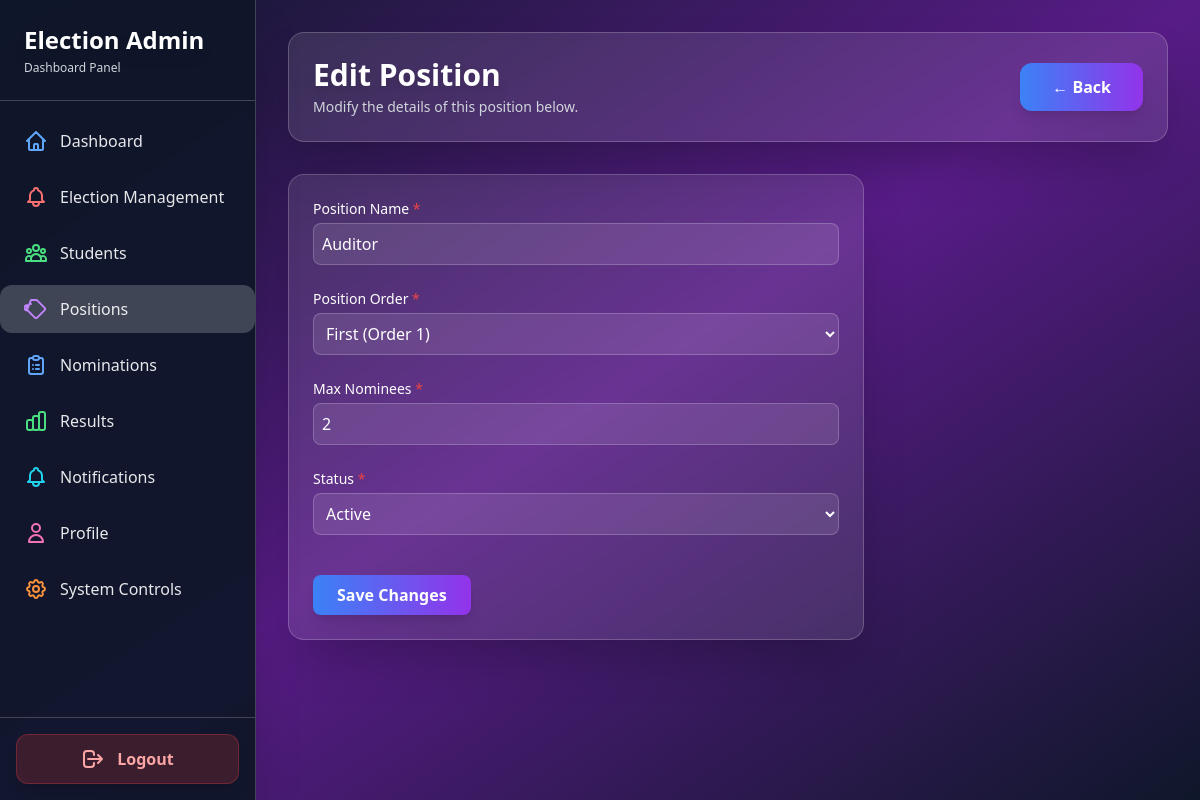
Page /admin/position/edit_position.php?id=40 on the committed database.
### tables this page shows
CREATE TABLE `positions` (
  `id` int(11) UNSIGNED NOT NULL,
  `position_name` varchar(100) NOT NULL,
  `position_order` int(10) UNSIGNED NOT NULL DEFAULT 1,
  `description` text DEFAULT NULL,
  `max_nominees` int(11) DEFAULT 1,
  `status` enum('Active','Inactive') NOT NULL DEFAULT 'Active',
  `created_at` timestamp NOT NULL DEFAULT current_timestamp()
);

### classes/position.php (called while the page is built, shortened)
<?php
require_once __DIR__ . "/../config/database.php";
class Position {
    private $conn;
    public function __construct() {
        $db = new Database();
        $this->conn = $db->connect();
    }
    public function fetchPosition($id) {
        $sql = "SELECT * FROM positions WHERE id = :id";
        $stmt = $this->conn->prepare($sql);
        $stmt->execute([':id' => $id]);
        return $stmt->fetch(PDO::FETCH_ASSOC);
    }
    public function getMaxOrder() {
        $sql = "SELECT MAX(position_order) AS max_order FROM positions";
        $stmt = $this->conn->prepare($sql);
        $stmt->execute();
        $record = $stmt->fetch(PDO::FETCH_ASSOC);
        return ($record["max_order"] === null) ? 1 : $record["max_order"] + 1;
    }
    public function numberToWords($num) {
        $words = [
            1 => "First", 2 => "Second", 3 => "Third", 4 => "Fourth", 5 => "Fifth",
            6 => "Sixth", 7 => "Seventh", 8 => "Eighth", 9 => "Ninth", 10 => "Tenth"
        ];
        return $words[$num] ?? $num;
    }
}
?>

### config/database.php (called while the page is built, shortened)
<?php
class Database {
    private $host = "localhost";
    private $db_name = "voting";
    private $username = "root";
    private $password = "";
    public function connect() {
        $this->conn = null;
        try {
            $this->conn = new PDO(
                "mysql:host={$this->host};dbname={$this->db_name}",
                $this->username,
                $this->password
            );
            $this->conn->setAttribute(PDO::ATTR_ERRMODE, PDO::ERRMODE_EXCEPTION);
        } catch (PDOException $e) {
            echo "Connection Error: " . $e->getMessage();
        }
        return $this->conn;
    }
}
?>

### admin/position/edit_position.php (the view, shortened to what this page needs)
<?php
require_once __DIR__ . "/../../classes/position.php";
$posObj = new Position();
$position = [];
if ($_SERVER['REQUEST_METHOD'] === 'GET' && isset($_GET['id'])) {
    $id = trim($_GET['id']);
    $positionData = $posObj->fetchPosition($id);
    $position = $positionData;
    $maxOrder = $posObj->getMaxOrder();
}
?>
<!DOCTYPE html>
<html lang="en">
<head>
    <script src="https://cdn.tailwindcss.com"></script>
</head>
<body class="bg-gradient-to-br from-slate-900 via-purple-900 to-slate-900 font-sans min-h-screen">
<div class="flex min-h-screen">
    <?php include '../../includes/admin_sidebar.php'; ?>
    <main class="flex-1 ml-64 p-8">
        <header class="relative z-40 flex justify-between items-center mb-8 bg-white/10 backdrop-blur-sm rounded-2xl p-6 shadow-2xl border border-white/20 animate-fade-in">
            <div>
                <h2 class="text-3xl font-bold text-white drop-shadow-lg">Edit Position</h2>
                <p class="text-sm text-gray-300 mt-1">Modify the details of this position below.</p>
            </div>
            <a href="view_position.php" class="bg-gradient-to-r from-blue-500 to-purple-600 hover:from-blue-600 hover:to-purple-700 text-white px-8 py-3 rounded-xl font-semibold shadow-lg transform hover:scale-105 transition-all duration-300 w-full md:w-auto">← Back</a>
        </header>
        <section class="bg-white/10 backdrop-blur-sm shadow-2xl rounded-2xl p-6 border border-white/20 animate-fade-in-up max-w-xl">
            <form action="" method="post" class="space-y-6">
                <div>
                    <label class="block text-sm font-medium text-white mb-1">Position Name <span class="text-red-500">*</span></label>
                    <input type="text" name="position_name" value="<?= htmlspecialchars($position["position_name"] ?? '') ?>" class="w-full bg-white/10 border border-white/20 rounded-lg p-2 text-white placeholder-gray-400 focus:ring-2 focus:ring-blue-500 focus:outline-none">
                </div>
                <div>
                    <label class="block text-sm font-medium text-white mb-1">Position Order <span class="text-red-500">*</span></label>
                    <select name="position_order" class="w-full bg-white/10 border border-white/20 rounded-lg p-2 text-white placeholder-gray-400 focus:ring-2 focus:ring-blue-500 focus:outline-none">
                        <?php
                        if (isset($maxOrder)):
                            for ($i = 1; $i <= $maxOrder + 1; $i++): ?>
                                <option value="<?= $i ?>" class="text-gray-900" <?= (($position["position_order"] ?? '') == $i) ? 'selected' : '' ?>>
                                    <?= $posObj->numberToWords($i) ?> (Order <?= $i ?>)
                                </option>
                            <?php endfor;
                        endif;
                        ?>
                    </select>
                </div>
                <div>
                    <label class="block text-sm font-medium text-white mb-1">Max Nominees <span class="text-red-500">*</span></label>
                    <input type="number" name="max_nominees" value="<?= htmlspecialchars($position["max_nominees"] ?? '') ?>" min="1" class="w-full bg-white/10 border border-white/20 rounded-lg p-2 text-white placeholder-gray-400 focus:ring-2 focus:ring-blue-500 focus:outline-none">
                </div>
                <div>
                    <label class="block text-sm font-medium text-white mb-1">Status <span class="text-red-500">*</span></label>
                    <select name="status" class="w-full bg-white/10 border border-white/20 rounded-lg p-2 text-white placeholder-gray-400 focus:ring-2 focus:ring-blue-500 focus:outline-none">
                        <option value="Active" class="text-gray-900" <?= (($position["status"] ?? '') === 'Active') ? 'selected' : '' ?>>Active</option>
                    </select>
                </div>
                <div class="pt-4">
                    <button type="submit" class="bg-gradient-to-r from-blue-500 to-purple-600 hover:from-blue-600 hover:to-purple-700 text-white px-6 py-2 rounded-lg font-semibold shadow-lg transform hover:scale-105 transition-all duration-300">Save Changes</button>
                </div>
            </form>
        </section>
    </main>
</div>
</body>
</html>

### rows in the picture
positions: position_name "Auditor", max_nominees "2", status "Active"

### other values in the picture
form field position_order "First (Order 1)"
